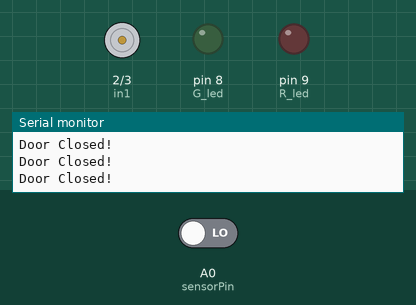
Recording of a sketch running on a simulated Arduino Uno, built with avr-gcc and run on an emulated ATmega328P. Parts: motor-driver pin pairs drawn as motors (green arrow = first pin HIGH = forward, orange = second pin HIGH = backward, longer = more drive), output pins drawn as LEDs (lit = HIGH), the last lines printed to the serial monitor. The test bench sets the inputs (shaded band); at power-on: A0 (sensorPin) LOW.

Above: at 3.2 s.
3.3 s: A0 (sensorPin) driven HIGH
At 4.4 s:
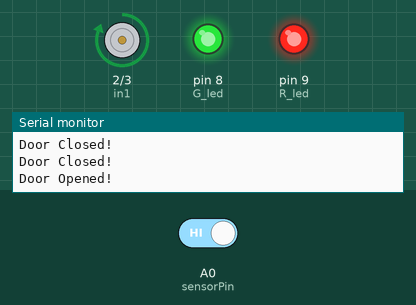
At 6.0 s:
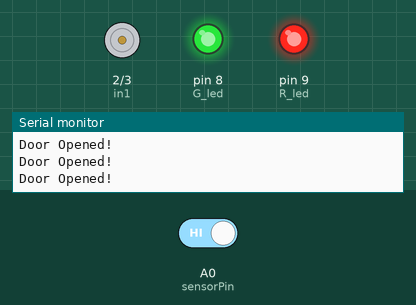
6.3 s: A0 (sensorPin) driven LOW
At 6.8 s:
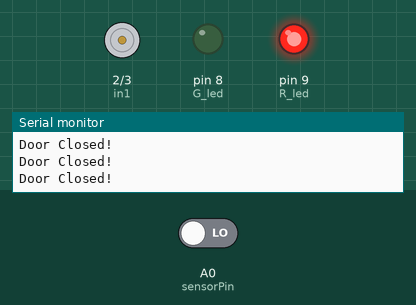
Timing chart, 0 to 15.7 s (numbered marks = the images above; inputs shaded):
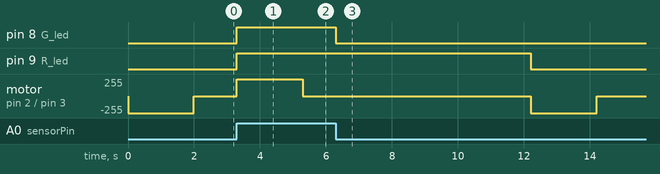

The sketch:

door.ino
```cpp
#define sensorPin A0 // choose the input pin (for PIR sensor)

#define G_led 8 // choose the pin for the Green Led
#define R_led 9 // choose the pin for the Red Led

#define in1 2
#define in2 3

int set_timer=5;

int sensor =0;
int seconds =0;
int flag=0;
long delay_Start;

void setup(){ // put your setup code here, to run once
Serial.begin(9600);// initialize serial communication at 9600 bits per second:

pinMode(sensorPin, INPUT); // declare sensor as input

pinMode(R_led,OUTPUT); // declare Red LED as output
pinMode(G_led,OUTPUT); // declare Green LED as output

pinMode(in1,OUTPUT);
pinMode(in2,OUTPUT);

digitalWrite(in1, LOW); // Door Open
digitalWrite(in2, HIGH);// Door Close
delay(2000); // Waiting for a while
digitalWrite(in1, LOW); // Door Open
digitalWrite(in2, LOW); // Door Close
}

void loop(){
sensor = digitalRead(sensorPin);

if(sensor==1){ // pin state change: 0 -> 1
Serial.println("Door Opened!");
digitalWrite(R_led, HIGH); // LED Turn On
digitalWrite(G_led, HIGH); // LED Turn On

if(flag==0){
digitalWrite(in1, HIGH);// Door Open
digitalWrite(in2, LOW); // Door Close
delay(2000); // Waiting for a while
digitalWrite(in1, LOW); // Door Open
digitalWrite(in2, LOW); // Door Close
}

seconds=0;
flag=1;
delay_Start = millis(); // set start time
}else{ // pin state change: 1 -> 0
Serial.println("Door Closed!");
digitalWrite(G_led, LOW); // LED Turn Off.
}

if((flag==1) && (millis()- delay_Start) > 999){
seconds = seconds+1;
delay_Start = millis(); // set start time
}

if(seconds>set_timer){
digitalWrite(R_led, LOW); // LED Turn Off.

digitalWrite(in1, LOW); // Door Open
digitalWrite(in2, HIGH);// Door Close
delay(2000); // Waiting for a while
digitalWrite(in1, LOW); // Door Open
digitalWrite(in2, LOW); // Door Close
flag=0;
seconds=0;
}

delay(100);
}
```

Measured:
- after the input at 3.3 s, pin 8 (G_led), pin 9 (R_led): LOW → HIGH at once; motor on pin 2 (in1) / pin 3 (in2): stopped → forward 255/255 at once, → stopped 2.0 s later
- after the input at 6.3 s, pin 8 (G_led): HIGH → LOW at once; pin 9 (R_led): HIGH → LOW after 5.9 s; motor on pin 2 (in1) / pin 3 (in2): stopped → backward 255/255 after 5.9 s, → stopped 2.0 s later
